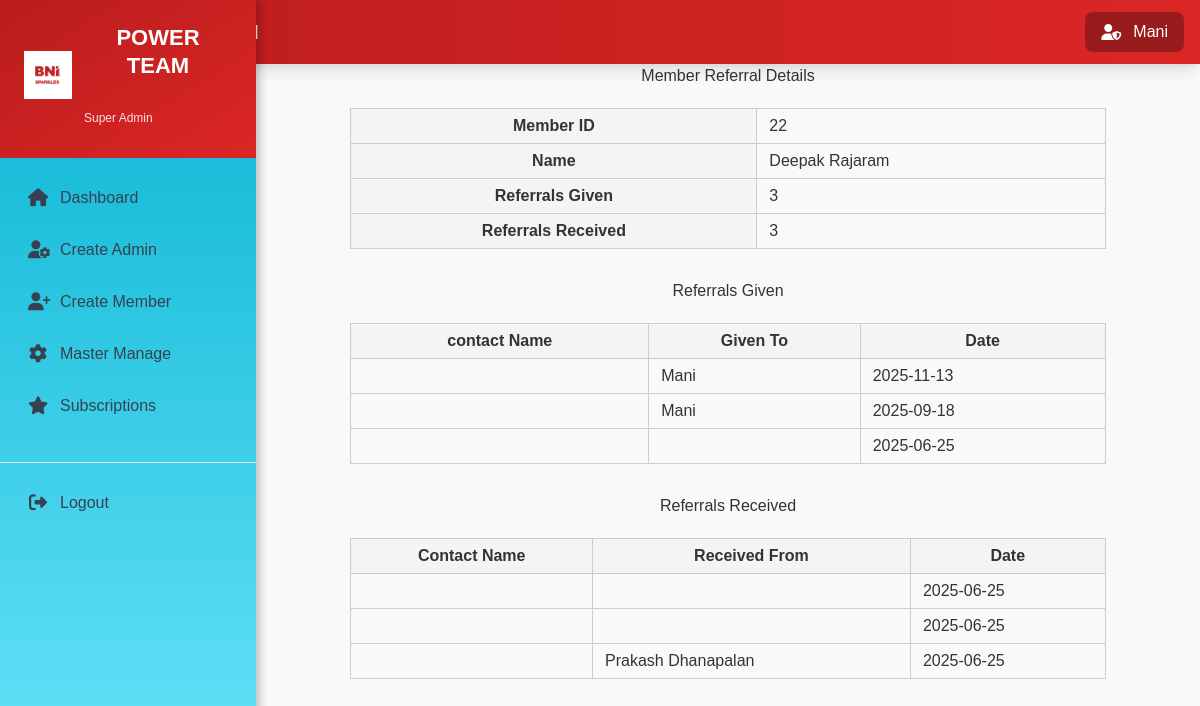
Page /super_admin/member_referrals.php?member_id=22 (signed in) on the committed database.
### tables this page shows
CREATE TABLE `members` (
  `id` int(11) NOT NULL,
  `name` varchar(100) NOT NULL,
  `region` varchar(100) DEFAULT NULL,
  `powerteam` varchar(100) DEFAULT NULL,
  `category` varchar(100) DEFAULT NULL,
  `email` varchar(100) DEFAULT NULL,
  `mobile` varchar(20) DEFAULT NULL,
  `chapter` varchar(100) DEFAULT NULL,
  `chapter_access` tinyint(1) NOT NULL DEFAULT 0,
  `password` varchar(255) NOT NULL,
  `status` int(11) NOT NULL DEFAULT 1,
  `sub_date` date NOT NULL DEFAULT current_timestamp()
);

CREATE TABLE `referrals` (
  `id` int(11) NOT NULL,
  `member_id` int(11) DEFAULT NULL,
  `company_name` varchar(150) DEFAULT NULL,
  `contact_name` varchar(100) DEFAULT NULL,
  `contact_email` varchar(100) DEFAULT NULL,
  `contact_phone` varchar(20) DEFAULT NULL,
  `referred_on` date DEFAULT NULL,
  `referral_type` enum('Specific Ask','Specific Give') NOT NULL DEFAULT 'Specific Ask',
  `assigned_member` int(11) DEFAULT NULL,
  `mobile` varchar(10) NOT NULL,
  `remarks` text DEFAULT NULL,
  `referred_member_id` int(11) DEFAULT NULL,
  `approve_status` int(11) NOT NULL DEFAULT 0
);

### super_admin/member_referrals.php (the view, shortened to what this page needs)
<?php
include '../config.php';
include './partials/header.php';
$member_id = isset($_GET['member_id']) ? (int)$_GET['member_id'] : 35;
$sql = "
    SELECT
        m.id,
        m.name,
        COALESCE(given.total, 0) AS referrals_given,
        COALESCE(received.total, 0) AS referrals_received
    FROM members m
    LEFT JOIN (
        SELECT member_id, COUNT(*) AS total
        FROM referrals
        WHERE referral_type = 'Specific Ask'
        GROUP BY member_id
    ) AS given ON given.member_id = m.id
    LEFT JOIN (
        SELECT assigned_member, COUNT(*) AS total
        FROM referrals
        WHERE referral_type = 'Specific Ask'
        GROUP BY assigned_member
    ) AS received ON received.assigned_member = m.id
    WHERE m.id = :member_id
";
$stmt = $conn->prepare($sql);
$stmt->execute([':member_id' => $member_id]);
$member = $stmt->fetch(PDO::FETCH_ASSOC);
$sqlGiven = "
    SELECT r.id, r.contact_name, r.referred_on, m2.name AS to_member
    FROM referrals r
    LEFT JOIN members m2 ON r.assigned_member = m2.id
    WHERE r.member_id = :member_id AND r.referral_type = 'Specific Ask'
    ORDER BY r.referred_on DESC
";
$stmtGiven = $conn->prepare($sqlGiven);
$stmtGiven->execute([':member_id' => $member_id]);
$givenReferrals = $stmtGiven->fetchAll(PDO::FETCH_ASSOC);
$sqlReceived = "
    SELECT r.id, r.contact_name, r.referred_on, m1.name AS from_member
    FROM referrals r
    LEFT JOIN members m1 ON r.member_id = m1.id
    WHERE r.assigned_member = :member_id AND r.referral_type = 'Specific Ask'
    ORDER BY r.referred_on DESC
";
$stmtReceived = $conn->prepare($sqlReceived);
$stmtReceived->execute([':member_id' => $member_id]);
$receivedReferrals = $stmtReceived->fetchAll(PDO::FETCH_ASSOC);
?>
<!DOCTYPE html>
<html>
<head>
</head>
<body>
<h2>Member Referral Details</h2>
<?php if ($member): ?>
    <table>
        <tr>
            <th>Member ID</th>
            <td><?= $member['id'] ?></td>
        </tr>
        <tr>
            <th>Name</th>
            <td><?= htmlspecialchars($member['name']) ?></td>
        </tr>
        <tr>
            <th>Referrals Given</th>
            <td><?= $member['referrals_given'] ?></td>
        </tr>
        <tr>
            <th>Referrals Received</th>
            <td><?= $member['referrals_received'] ?></td>
        </tr>
    </table>
<?php else: ?>
    <p style="text-align:center;color:red;">Member not found.</p>
<?php endif; ?>
<?php if (count($givenReferrals) > 0): ?>
    <h3 class="section-title">Referrals Given</h3>
    <table>
        <thead>
            <tr>
                <th>contact Name</th>
                <th>Given To</th>
                <th>Date</th>
            </tr>
        </thead>
        <tbody>
            <?php foreach ($givenReferrals as $row): ?>
                <tr>
                    <td><?= htmlspecialchars($row['contact_name']) ?></td>
                    <td><?= htmlspecialchars($row['to_member']) ?></td>
                    <td><?= $row['referred_on'] ?></td>
                </tr>
            <?php endforeach; ?>
        </tbody>
    </table>
<?php else: ?>
    <p style="text-align:center;">No referrals given.</p>
<?php endif; ?>
<?php if (count($receivedReferrals) > 0): ?>
    <h3 class="section-title">Referrals Received</h3>
    <table>
        <thead>
            <tr>
                <th>Contact Name</th>
                <th>Received From</th>
                <th>Date</th>
            </tr>
        </thead>
        <tbody>
            <?php foreach ($receivedReferrals as $row): ?>
                <tr>
                    <td><?= htmlspecialchars($row['contact_name']) ?></td>
                    <td><?= htmlspecialchars($row['from_member']) ?></td>
                    <td><?= $row['referred_on'] ?></td>
                </tr>
            <?php endforeach; ?>
        </tbody>
    </table>
<?php else: ?>
    <p style="text-align:center;">No referrals received.</p>
<?php endif; ?>
</body>
</html>

### super_admin/css/sidebar.css (style rules this page uses)
body { margin: 0; font-family: "Segoe UI", Tahoma, Geneva, Verdana, sans-serif; background: #f8f9fa; color: #333; overflow-x: hidden; }

### super_admin/member_referrals.php (style rules this page uses)
body { font-family: Arial, sans-serif; }
h2 { text-align:center; }
table { border-collapse: collapse; width: 80%; margin: 20px auto; }
th, td { padding: 8px 12px; border: 1px solid #ccc; }
th { background-color: #f4f4f4; }
.section-title { margin-top: 30px; text-align:center; }

### rows in the picture
members: id "22", name "Deepak Rajaram"
referrals: members.name "Mani", referred_on "2025-11-13"
referrals: members.name "Mani", referred_on "2025-09-18"
referrals: referred_on "2025-06-25"
referrals: referred_on "2025-06-25"
referrals: referred_on "2025-06-25"
referrals: member.name "Prakash Dhanapalan", referred_on "2025-06-25"

### other values in the picture
$_SESSION['username'] "Mani"
$member['referrals_given'] "3"
$member['referrals_received'] "3"
